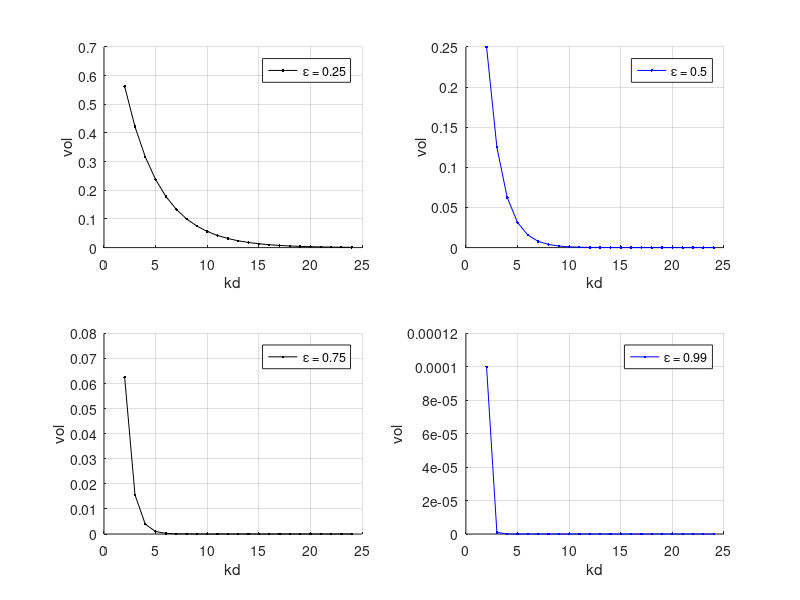

The MATLAB script that drew this image:
kd=[2:24];
nn = [0.25 0.5 0.75 0.99];

figure(31);  
subplot(2,2,1); hold on; grid on; plot(kd, (1-nn(1)).^kd, '.-k'); ylabel('vol'); xlabel('kd'); legend('\epsilon = 0.25'); 
subplot(2,2,2); hold on; grid on; plot(kd, (1-nn(2)).^kd, '.-b'); ylabel('vol'); xlabel('kd'); legend('\epsilon = 0.5'); 
subplot(2,2,3); hold on; grid on; plot(kd, (1-nn(3)).^kd, '.-k'); ylabel('vol'); xlabel('kd'); legend('\epsilon = 0.75'); 
subplot(2,2,4); hold on; grid on; plot(kd, (1-nn(4)).^kd, '.-b'); ylabel('vol'); xlabel('kd'); legend('\epsilon = 0.99'); 

return;